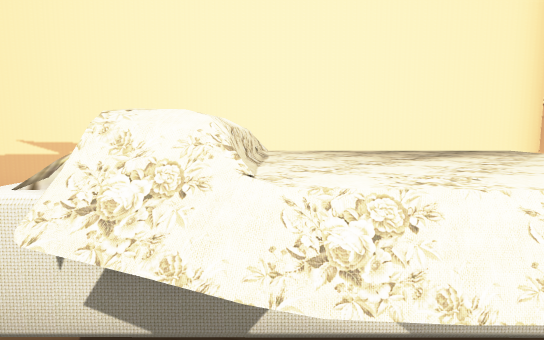
View 1 (above)

14 first-person views from a walk through a Unity game level. The camera is 1.5 m above the floor, tilts 6° down and sees 80° across. The floor is counted in squares, 1 m on a side. Each view is taken from the middle of a square. On the plan, view 1 faces up. The plan holds only what a view shows up to about 15 squares ahead; the rest is blank. The place goes on beyond the plan. The player character is not drawn. Some animated figures are not drawn.

View 2
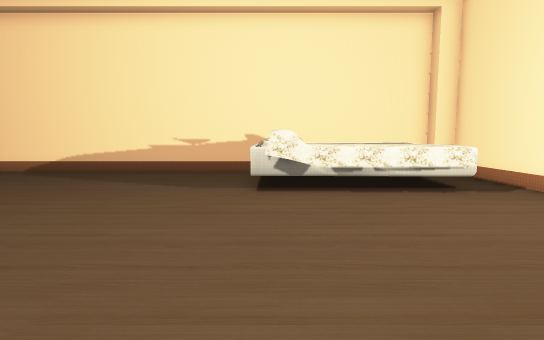

View 3
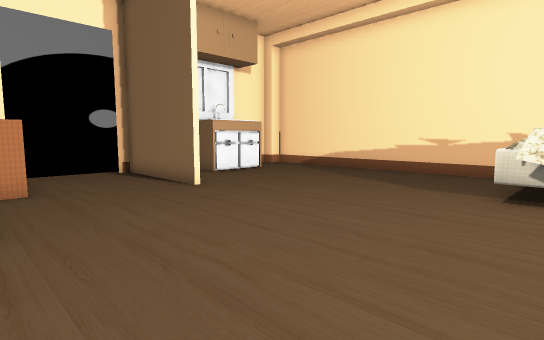

View 4
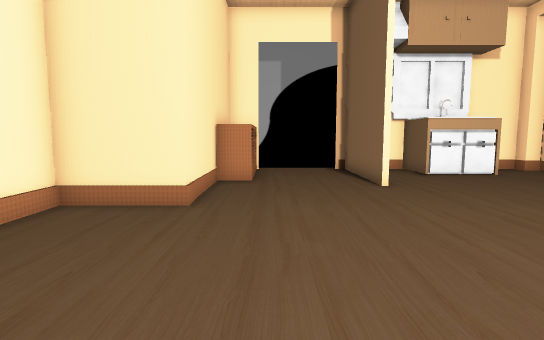

View 5
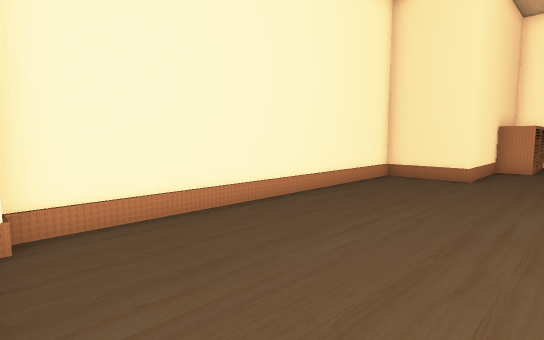

View 6
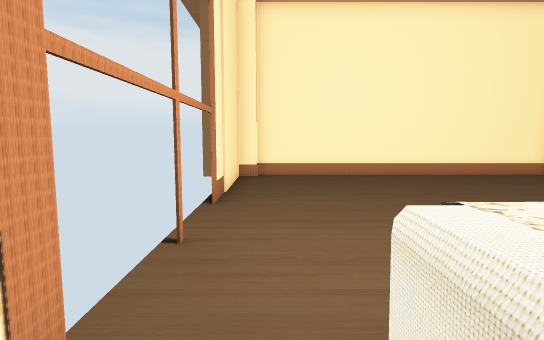

View 7
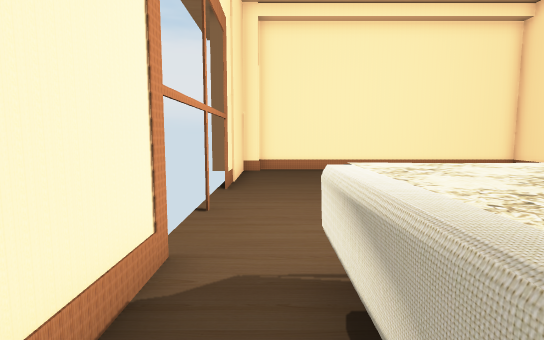

View 8
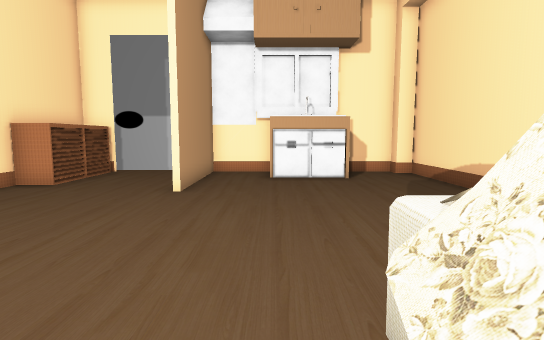

View 9
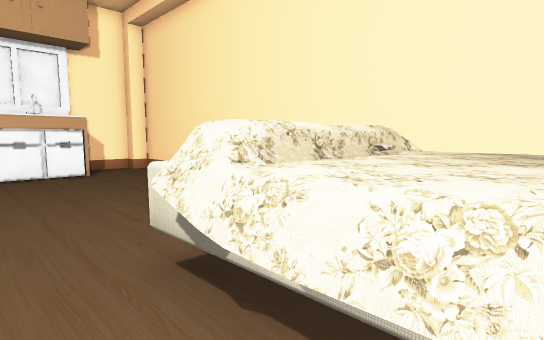

View 10
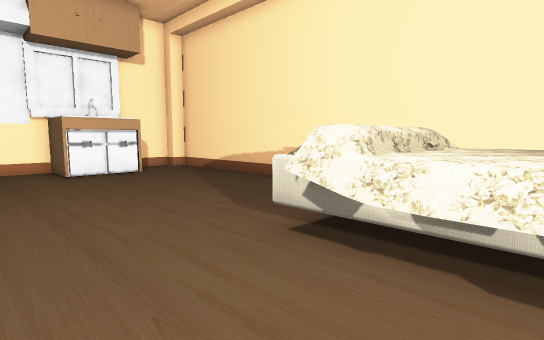

View 11
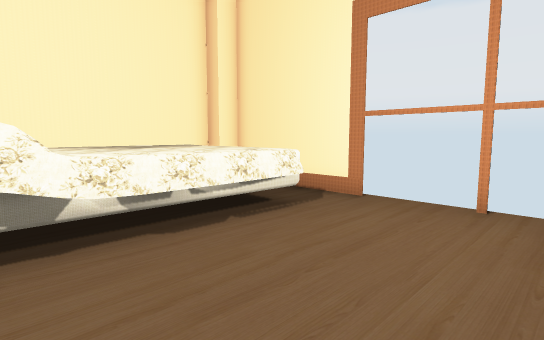

View 12
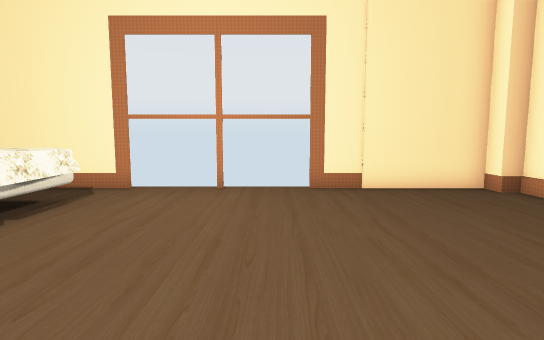

View 13
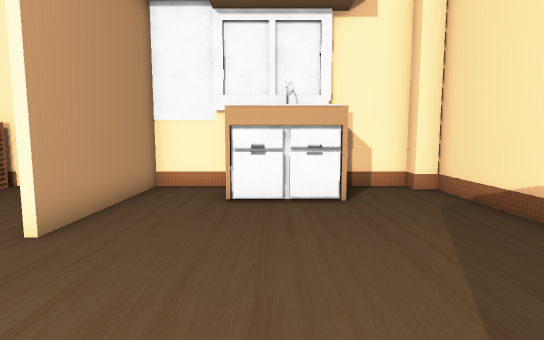

View 14
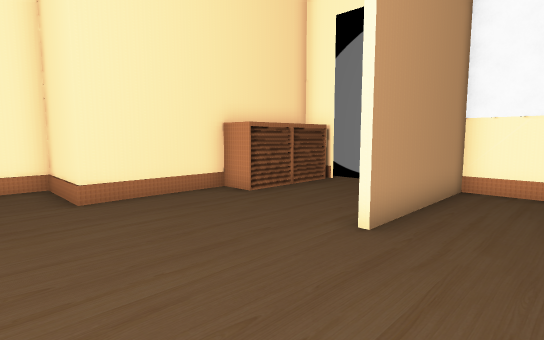

### Floor plan
Key: @ floor where view 1 was taken; # wall or solid block; . floor; ^ raised ledge; P pillow; S sink.
Columns run from 14 left of view 1 to 7 right of it. Each row starts with its distance up from view 1.
  7  ####################
  6 ##........... ##  ^.##
  5 #............P^^^^^..#
  4 #............P^^^^^..#
  3  SS..........P^^^^^..#
  2  SS..........#^^^^^..#
  1 SSS..................
  0 #.............@......
 -1 #....................
 -2 ######...............#
 -3 .....................
 -4 .....................
 -5 .....................#
 -6 .####...............##
 -7 ##  #####...........#
 -8         #...........#
 -9         #...........#
-10         #############

Where each view was taken, in squares from view 1:
view 1: 0 up, 0 right, facing up
view 2: 7 down, 1 left, facing up
view 3: 7 down, 0 right, facing up-left
view 4: 5 down, 1 right, facing left
view 5: 4 down, 6 right, facing down-left
view 6: 3 up, 5 right, facing down
view 7: 5 up, 5 right, facing down
view 8: 1 up, 0 right, facing left
view 9: 0 up, 2 right, facing up-left
view 10: 2 down, 2 right, facing up-left
view 11: 3 down, 1 left, facing up-right
view 12: 3 down, 3 left, facing right
view 13: 2 up, 4 left, facing left
view 14: 1 up, 4 left, facing down-left
